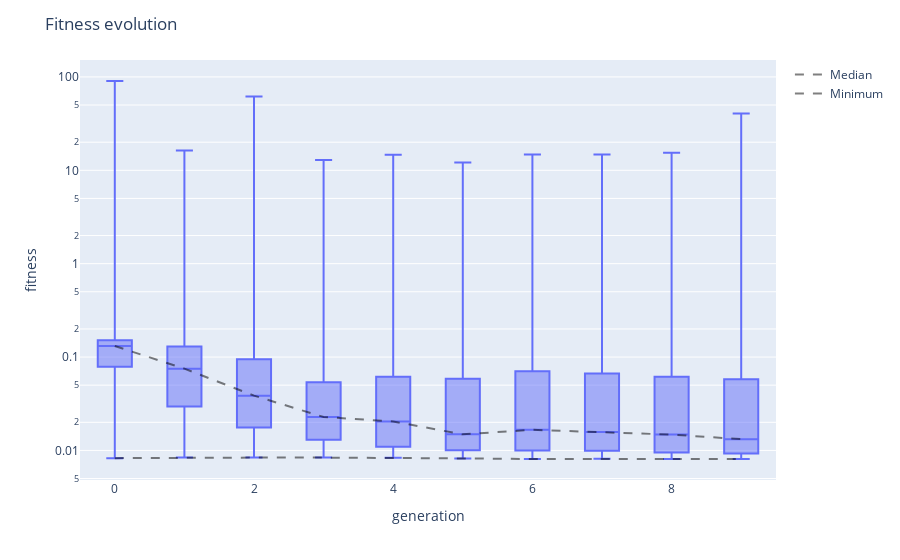

Notebook code for this chart:
### Code cell
viewer.fitness_evolution()

### Figure 1 — Plotly figure (JSON) as saved in the notebook; plotly's stock layout.template omitted (floating-point values rounded to 4 significant figures; data arrays with more than 128 entries replaced by an {"elided": "..."} marker saying what was removed)
{"data": [{"alignmentgroup": "True", "boxpoints": false, "hovertemplate": "generation=%{x}<br>fitness=%{y}<extra></extra>", "legendgroup": "", "marker": {"color": "#636efa"}, "name": "", "notched": false, "offsetgroup": "", "orientation": "v", "showlegend": false, "type": "box", "x": {"elided": "5000 int values"}, "x0": " ", "xaxis": "x", "y": {"elided": "5000 float values"}, "y0": " ", "yaxis": "y"}, {"line": {"color": "rgba(0,0,0,0.5)", "dash": "dash", "width": 2}, "mode": "lines", "name": "Median", "type": "scatter", "x": [0, 1, 2, 3, 4, 5, 6, 7, 8, 9], "y": [0.1313, 0.07512, 0.0386, 0.02283, 0.02042, 0.01486, 0.01664, 0.01579, 0.01477, 0.01321]}, {"line": {"color": "rgba(0,0,0,0.5)", "dash": "dash", "width": 2}, "mode": "lines", "name": "Minimum", "type": "scatter", "x": [0, 1, 2, 3, 4, 5, 6, 7, 8, 9], "y": [0.00827, 0.008382, 0.008382, 0.008382, 0.008372, 0.00821, 0.008096, 0.008165, 0.0081, 0.0081]}], "layout": {"boxmode": "group", "legend": {"tracegroupgap": 0}, "margin": {"t": 60}, "title": {"text": "Fitness evolution"}, "xaxis": {"anchor": "y", "domain": [0, 1], "title": {"text": "generation"}}, "yaxis": {"anchor": "x", "domain": [0, 1], "title": {"text": "fitness"}, "type": "log"}}}
